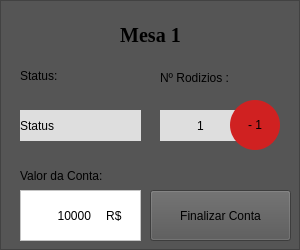
            <widget class="QFrame" name="frame_m1">
             <property name="enabled">
              <bool>true</bool>
             </property>
             <property name="minimumSize">
              <size>
               <width>300</width>
               <height>250</height>
              </size>
             </property>
             <property name="styleSheet">
              <string notr="true">background-color: rgb(85, 85, 85);</string>
             </property>
             <property name="frameShape">
              <enum>QFrame::StyledPanel</enum>
             </property>
             <property name="frameShadow">
              <enum>QFrame::Raised</enum>
             </property>
             <widget class="QLabel" name="mesa1">
              <property name="geometry">
               <rect>
                <x>10</x>
                <y>20</y>
                <width>281</width>
                <height>31</height>
               </rect>
              </property>
              <property name="font">
               <font>
                <family>Georgia</family>
                <pointsize>15</pointsize>
                <italic>false</italic>
                <bold>true</bold>
               </font>
              </property>
              <property name="cursor">
               <cursorShape>ArrowCursor</cursorShape>
              </property>
              <property name="styleSheet">
               <string notr="true">font: 700 15pt &quot;Georgia&quot;;
color: rgb(0, 0, 0);</string>
              </property>
              <property name="text">
               <string>Mesa 1</string>
              </property>
              <property name="alignment">
               <set>Qt::AlignCenter</set>
              </property>
             </widget>
             <widget class="QLabel" name="texto_valor_conta_m1">
              <property name="geometry">
               <rect>
                <x>20</x>
                <y>160</y>
                <width>121</width>
                <height>31</height>
               </rect>
              </property>
              <property name="styleSheet">
               <string notr="true">font: 10pt &quot;Georgia&quot;;
color: rgb(0, 0, 0);</string>
              </property>
              <property name="text">
               <string>Valor da Conta:</string>
              </property>
             </widget>
             <widget class="QFrame" name="caixa_conta_m1">
              <property name="geometry">
               <rect>
                <x>20</x>
                <y>190</y>
                <width>121</width>
                <height>51</height>
               </rect>
              </property>
              <property name="styleSheet">
               <string notr="true">background-color: rgb(255, 255, 255);</string>
              </property>
              <property name="frameShape">
               <enum>QFrame::StyledPanel</enum>
              </property>
              <property name="frameShadow">
               <enum>QFrame::Raised</enum>
              </property>
              <widget class="QLabel" name="v_valor_conta_m1">
               <property name="geometry">
                <rect>
                 <x>10</x>
                 <y>10</y>
                 <width>61</width>
                 <height>31</height>
                </rect>
               </property>
               <property name="styleSheet">
                <string notr="true">font: 12pt &quot;Georgia&quot;;
color: rgb(0, 0, 0);</string>
               </property>
               <property name="text">
                <string>10000</string>
               </property>
               <property name="alignment">
                <set>Qt::AlignRight|Qt::AlignTrailing|Qt::AlignVCenter</set>
               </property>
              </widget>
              <widget class="QLabel" name="texto_reais_m1">
               <property name="geometry">
                <rect>
                 <x>80</x>
                 <y>10</y>
                 <width>31</width>
                 <height>31</height>
                </rect>
               </property>
               <property name="layoutDirection">
                <enum>Qt::LeftToRight</enum>
               </property>
               <property name="styleSheet">
                <string notr="true">font: 10pt &quot;Georgia&quot;;
color: rgb(0, 0, 0);</string>
               </property>
               <property name="text">
                <string>R$ </string>
               </property>
               <property name="alignment">
                <set>Qt::AlignCenter</set>
               </property>
              </widget>
              <zorder>texto_reais_m1</zorder>
              <zorder>v_valor_conta_m1</zorder>
             </widget>
             <widget class="QPushButton" name="b_finalizar_conta_m1">
              <property name="geometry">
               <rect>
                <x>150</x>
                <y>190</y>
                <width>141</width>
                <height>51</height>
               </rect>
              </property>
              <property name="styleSheet">
               <string notr="true">font: 10pt &quot;Georgia&quot;;
color: rgb(0, 0, 0);</string>
              </property>
              <property name="text">
               <string>Finalizar Conta</string>
              </property>
             </widget>
             <widget class="QLabel" name="label">
              <property name="geometry">
               <rect>
                <x>20</x>
                <y>60</y>
                <width>81</width>
                <height>31</height>
               </rect>
              </property>
              <property name="styleSheet">
               <string notr="true">font: 10pt &quot;Georgia&quot;;
color: rgb(0, 0, 0);</string>
              </property>
              <property name="text">
               <string>Status:</string>
              </property>
             </widget>
             <widget class="QLabel" name="status">
              <property name="geometry">
               <rect>
                <x>20</x>
                <y>110</y>
                <width>121</width>
                <height>31</height>
               </rect>
              </property>
              <property name="styleSheet">
               <string notr="true">background-color: rgb(222, 222, 222);
font: 10pt &quot;Georgia&quot;;
color: rgb(0, 0, 0);</string>
              </property>
              <property name="text">
               <string>Status</string>
              </property>
             </widget>
             <widget class="QLabel" name="label_3">
              <property name="geometry">
               <rect>
                <x>160</x>
                <y>70</y>
                <width>111</width>
                <height>16</height>
               </rect>
              </property>
              <property name="styleSheet">
               <string notr="true">font: 10pt &quot;Georgia&quot;;
color: rgb(0, 0, 0);</string>
              </property>
              <property name="text">
               <string>Nº Rodizios :</string>
              </property>
             </widget>
             <widget class="QLabel" name="label_4">
              <property name="geometry">
               <rect>
                <x>160</x>
                <y>110</y>
                <width>81</width>
                <height>31</height>
               </rect>
              </property>
              <property name="styleSheet">
               <string notr="true">background-color: rgb(222, 222, 222);
font: 12pt &quot;Georgia&quot;;
color: rgb(0, 0, 0);</string>
              </property>
              <property name="text">
               <string>1</string>
              </property>
              <property name="alignment">
               <set>Qt::AlignCenter</set>
              </property>
             </widget>
             <widget class="QPushButton" name="b_detalhes_m1">
              <property name="geometry">
               <rect>
                <x>230</x>
                <y>100</y>
                <width>50</width>
                <height>50</height>
               </rect>
              </property>
              <property name="styleSheet">
               <string notr="true">background-color: rgb(208, 33, 33);
font: 700 10pt &quot;Georgia&quot;;
color: rgb(0, 0, 0);
border-radius: 25px;</string>
              </property>
              <property name="text">
               <string>- 1</string>
              </property>
             </widget>
            </widget>
